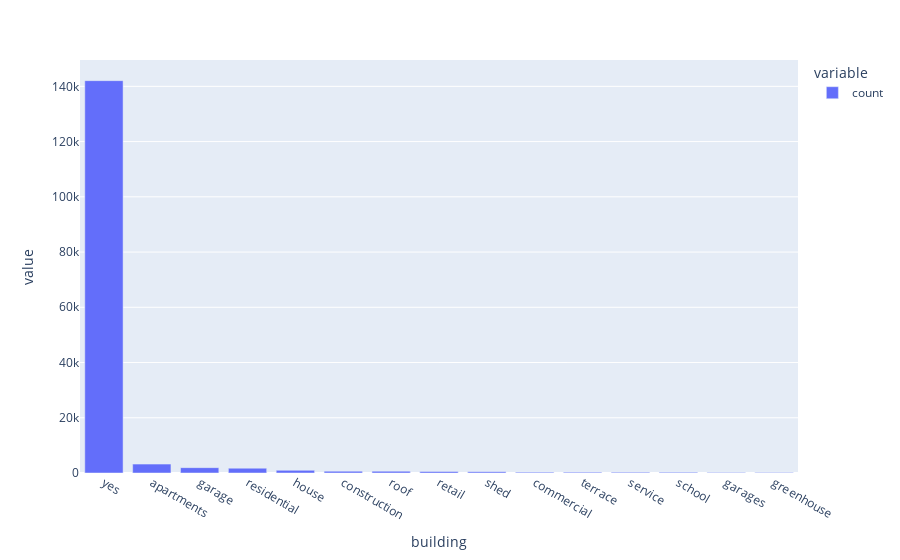

Notebook code cell kept with this figure:
### Code cell
px.bar(building_counts.sort_values('count', ascending=False).head(15))

### Figure 1 — Plotly figure (JSON) as saved in the notebook; plotly's stock layout.template omitted (floating-point values rounded to 4 significant figures)
{"data": [{"alignmentgroup": "True", "hovertemplate": "variable=count<br>building=%{x}<br>value=%{y}<extra></extra>", "legendgroup": "count", "marker": {"color": "#636efa"}, "name": "count", "offsetgroup": "count", "orientation": "v", "showlegend": true, "textposition": "auto", "type": "bar", "x": ["yes", "apartments", "garage", "residential", "house", "construction", "roof", "retail", "shed", "commercial", "terrace", "service", "school", "garages", "greenhouse"], "xaxis": "x", "y": [142065, 3220, 1938, 1737, 972, 655, 648, 542, 444, 315, 291, 257, 241, 215, 201], "yaxis": "y"}], "layout": {"barmode": "relative", "legend": {"title": {"text": "variable"}, "tracegroupgap": 0}, "margin": {"t": 60}, "xaxis": {"anchor": "y", "domain": [0, 1], "title": {"text": "building"}}, "yaxis": {"anchor": "x", "domain": [0, 1], "title": {"text": "value"}}}}
